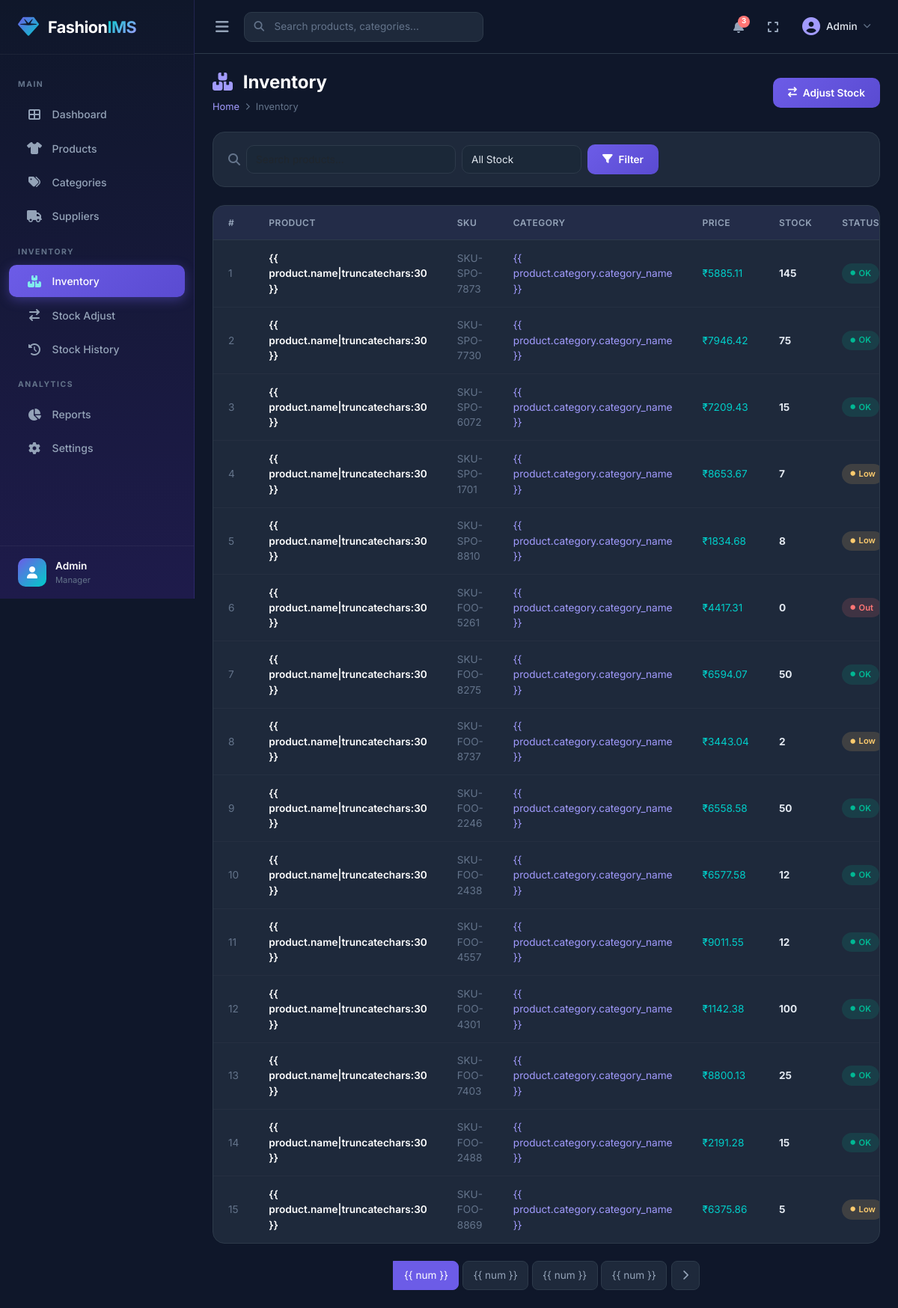
Screenshot of /inventory/ with the database file from the repository.
### apps/products/models.py (models this page shows, shortened)
class Product(models.Model):
    name = models.CharField(max_length=200)
    sku = models.CharField(max_length=50, unique=True)
    category = models.ForeignKey(
        'categories.Category', on_delete=models.SET_NULL,
        null=True, blank=True, related_name='products'
    )
    brand = models.CharField(max_length=100, blank=True)
    size = models.CharField(max_length=50, blank=True)
    color = models.CharField(max_length=50, blank=True)
    price = models.DecimalField(max_digits=10, decimal_places=2, default=0)
    stock_quantity = models.PositiveIntegerField(default=0)
    supplier = models.ForeignKey(
        'suppliers.Supplier', on_delete=models.SET_NULL,
        null=True, blank=True, related_name='products'
    )
    product_image = models.ImageField(upload_to='products/', blank=True, null=True)
    description = models.TextField(blank=True)
    created_at = models.DateTimeField(auto_now_add=True)
    updated_at = models.DateTimeField(auto_now=True)
    class Meta:
        ordering = ['-created_at']
    @property
    def is_low_stock(self):
        return 0 < self.stock_quantity < 10
    @property
    def is_out_of_stock(self):
        return self.stock_quantity == 0

### apps/inventory/views.py (the view)
# urls.py: path('', views.inventory_list, name='inventory_list'),
def inventory_list(request):
    products = Product.objects.select_related('category', 'supplier').all()
    query = request.GET.get('q', '')
    if query:
        products = products.filter(
            Q(name__icontains=query) | Q(sku__icontains=query)
        )
    stock_filter = request.GET.get('stock', '')
    if stock_filter == 'low':
        products = products.filter(stock_quantity__gt=0, stock_quantity__lt=10)
    elif stock_filter == 'out':
        products = products.filter(stock_quantity=0)
    paginator = Paginator(products, 15)
    page = request.GET.get('page')
    products = paginator.get_page(page)
    context = {
        'products': products,
        'query': query,
        'stock_filter': stock_filter,
    }
    return render(request, 'inventory/inventory_list.html', context)

### templates/inventory/inventory_list.html (shortened to what this page needs)
{% extends 'base.html' %}
{% block content %}
<div class="page-header">
    <div>
        <h1 class="page-title"><i class="fas fa-boxes-stacked"></i> Inventory</h1>
        <div class="breadcrumb-custom">
            <a href="{% url 'dashboard:index' %}">Home</a>
            <i class="fas fa-chevron-right" style="font-size: 0.6rem;"></i>
            <span>Inventory</span>
        </div>
    </div>
    <a href="{% url 'inventory:stock_adjust' %}" class="btn-primary-custom"><i
            class="fas fa-arrow-right-arrow-left"></i> Adjust Stock</a>
</div>
<div class="filter-bar">
    <form method="get" class="d-flex align-items-center gap-2 flex-grow-1 flex-wrap">
        <i class="fas fa-search" style="color: var(--text-muted);"></i>
        <input type="text" name="q" class="form-control" placeholder="Search products..." value="{{ query }}"
            style="max-width: 280px;">
        <select name="stock" class="form-select" style="max-width: 160px;">
            <option value="">All Stock</option>
        </select>
        <button type="submit" class="btn-primary-custom"><i class="fas fa-filter"></i> Filter</button>
    </form>
</div>
<div class="data-card animate-scale-in">
    <div class="table-responsive">
        <table class="table-custom">
            <thead>
                <tr>
                    <th>#</th>
                    <th>Product</th>
                    <th>SKU</th>
                    <th>Category</th>
                    <th>Price</th>
                    <th>Stock</th>
                    <th>Status</th>
                </tr>
            </thead>
            <tbody>
                {% for product in products %}
                <tr>
                    <td style="color: var(--text-muted);">{{ forloop.counter }}</td>
                    <td style="font-weight: 600; color: #fff;">
                        <a href="{% url 'products:product_detail' product.pk %}" style="color: #fff;">{{
                            product.name|truncatechars:30 }}</a>
                    </td>
                    <td style="color: var(--text-muted);">{{ product.sku }}</td>
                    <td style="color: var(--primary-light);">{% if product.category %}{{ product.category.category_name
                        }}{% else %}&mdash;{% endif %}</td>
                    <td style="color: var(--accent);">&#8377;{{ product.price }}</td>
                    <td style="font-weight: 700;">{{ product.stock_quantity }}</td>
                    <td>
                        {% if product.is_out_of_stock %}
                        <span class="badge-stock out-of-stock"><i class="fas fa-circle" style="font-size: 0.4rem;"></i>
                            Out</span>
                        {% elif product.is_low_stock %}
                        <span class="badge-stock low-stock"><i class="fas fa-circle" style="font-size: 0.4rem;"></i>
                            Low</span>
                        {% else %}
                        <span class="badge-stock in-stock"><i class="fas fa-circle" style="font-size: 0.4rem;"></i>
                            OK</span>
                        {% endif %}
                    </td>
                </tr>
                {% endfor %}
            </tbody>
        </table>
    </div>
</div>
{% if products.has_other_pages %}
<nav class="pagination-custom">
    {% for num in products.paginator.page_range %}
    <span class="page-item {% if products.number == num %}active{% endif %}">
        <a class="page-link"
            href="?page={{ num }}{% if query %}&q={{ query }}{% endif %}{% if stock_filter %}&stock={{ stock_filter }}{% endif %}">{{
            num }}</a>
    </span>
    {% endfor %}
    {% if products.has_next %}
    <a class="page-link"
        href="?page={{ products.next_page_number }}{% if query %}&q={{ query }}{% endif %}{% if stock_filter %}&stock={{ stock_filter }}{% endif %}"><i
            class="fas fa-chevron-right"></i></a>
    {% endif %}
</nav>
{% endif %}
{% endblock %}

### static/css/style.css (style rules this page uses)
:root { --primary: #6C5CE7; --primary-light: #A29BFE; --primary-dark: #5A4BD1; --accent: #00CEC9; --accent-light: #81ECEC; --success: #00B894; --warning: #FDCB6E; --danger: #FF7675; --info: #74B9FF; --dark: #0D1B2A; --dark-secondary: #1B2838; --dark-card: #1E293B; --dark-border: #2D3A4A; --text-primary: #E2E8F0; --text-secondary: #94A3B8; --text-muted: #64748B; --sidebar-width: 260px; --sidebar-bg: linear-gradient(180deg, #0F172A 0%, #1E1B4B 100%); --transition-fast: 0.15s ease; --transition-base: 0.3s ease; --transition-slow: 0.5s ease; --shadow-sm: 0 1px 3px rgba(0,0,0,0.3); --shadow-md: 0 4px 12px rgba(0,0,0,0.3); --shadow-lg: 0 10px 30px rgba(0,0,0,0.4); --shadow-glow: 0 0 20px rgba(108,92,231,0.3); }
* { margin: 0; padding: 0; box-sizing: border-box; }
body { font-family: 'Inter', -apple-system, BlinkMacSystemFont, sans-serif; background-color: #0F172A; color: var(--text-primary); overflow-x: hidden; min-height: 100vh; }
a { text-decoration: none; color: inherit; }
.page-header { display: flex; align-items: center; justify-content: space-between; margin-bottom: 1.5rem; flex-wrap: wrap; gap: 1rem; }
.page-title { font-size: 1.5rem; font-weight: 700; color: #fff; }
.page-title i { margin-right: 0.5rem; color: var(--primary-light); }
.breadcrumb-custom { display: flex; align-items: center; gap: 0.5rem; font-size: 0.8rem; color: var(--text-muted); }
.breadcrumb-custom a { color: var(--primary-light); }
.data-card { background: var(--dark-card); border: 1px solid var(--dark-border); border-radius: 16px; overflow: hidden; margin-bottom: 1.5rem; transition: all var(--transition-base); }
.table-custom { width: 100%; margin: 0; color: var(--text-primary); }
.table-custom thead th { background: rgba(108,92,231,0.08); padding: 0.85rem 1.25rem; font-size: 0.75rem; font-weight: 600; text-transform: uppercase; letter-spacing: 0.5px; color: var(--text-secondary); border-bottom: 1px solid var(--dark-border); white-space: nowrap; }
.table-custom tbody td { padding: 0.85rem 1.25rem; font-size: 0.85rem; border-bottom: 1px solid rgba(255,255,255,0.03); vertical-align: middle; }
.table-custom tbody tr { transition: background var(--transition-fast); }
.table-custom tbody tr:last-child td { border-bottom: none; }
.badge-stock { padding: 0.3rem 0.7rem; border-radius: 20px; font-size: 0.7rem; font-weight: 600; display: inline-flex; align-items: center; gap: 0.3rem; }
.badge-stock.in-stock { background: rgba(0,184,148,0.15); color: var(--success); }
.badge-stock.low-stock { background: rgba(253,203,110,0.15); color: var(--warning); }
.badge-stock.out-of-stock { background: rgba(255,118,117,0.15); color: var(--danger); }
.btn-primary-custom { background: linear-gradient(135deg, var(--primary), var(--primary-dark)); color: #fff; border: none; padding: 0.6rem 1.25rem; border-radius: 10px; font-size: 0.85rem; font-weight: 600; font-family: 'Inter', sans-serif; cursor: pointer; transition: all var(--transition-fast); display: inline-flex; align-items: center; gap: 0.5rem; }
.filter-bar { background: var(--dark-card); border: 1px solid var(--dark-border); border-radius: 16px; padding: 1rem 1.25rem; margin-bottom: 1.5rem; display: flex; align-items: center; flex-wrap: wrap; gap: 0.75rem; }
.filter-bar .form-control, .filter-bar .form-select { background: var(--dark-secondary); border: 1px solid var(--dark-border); color: var(--text-primary); border-radius: 10px; font-size: 0.85rem; padding: 0.5rem 0.75rem; font-family: 'Inter', sans-serif; }
.pagination-custom { display: flex; justify-content: center; gap: 0.35rem; margin-top: 1.5rem; }
.pagination-custom .page-link { background: var(--dark-card); border: 1px solid var(--dark-border); color: var(--text-secondary); border-radius: 8px; padding: 0.5rem 0.85rem; font-size: 0.85rem; transition: all var(--transition-fast); }
.pagination-custom .page-item.active .page-link { background: var(--primary); border-color: var(--primary); color: #fff; }
.animate-scale-in { animation: scaleIn 0.35s ease forwards; }

### rows the page displays
Product: sku "SKU-SPO-7873", shows "{{ product.category.category_name }}", price "5885.11", stock_quantity "145", shows "OK"
Product: sku "SKU-SPO-7730", shows "{{ product.category.category_name }}", price "7946.42", stock_quantity "75", shows "OK"
Product: sku "SKU-SPO-6072", shows "{{ product.category.category_name }}", price "7209.43", stock_quantity "15", shows "OK"
Product: sku "SKU-SPO-1701", shows "{{ product.category.category_name }}", price "8653.67", stock_quantity "7", shows "Low"
Product: sku "SKU-SPO-8810", shows "{{ product.category.category_name }}", price "1834.68", stock_quantity "8", shows "Low"
Product: sku "SKU-FOO-5261", shows "{{ product.category.category_name }}", price "4417.31", stock_quantity "0", shows "Out"
Product: sku "SKU-FOO-8275", shows "{{ product.category.category_name }}", price "6594.07", stock_quantity "50", shows "OK"
Product: sku "SKU-FOO-8737", shows "{{ product.category.category_name }}", price "3443.04", stock_quantity "2", shows "Low"
Product: sku "SKU-FOO-2246", shows "{{ product.category.category_name }}", price "6558.58", stock_quantity "50", shows "OK"
Product: sku "SKU-FOO-2438", shows "{{ product.category.category_name }}", price "6577.58", stock_quantity "12", shows "OK"
Product: sku "SKU-FOO-4557", shows "{{ product.category.category_name }}", price "9011.55", stock_quantity "12", shows "OK"
Product: sku "SKU-FOO-4301", shows "{{ product.category.category_name }}", price "1142.38", stock_quantity "100", shows "OK"
Product: sku "SKU-FOO-7403", shows "{{ product.category.category_name }}", price "8800.13", stock_quantity "25", shows "OK"
Product: sku "SKU-FOO-2488", shows "{{ product.category.category_name }}", price "2191.28", stock_quantity "15", shows "OK"
Product: sku "SKU-FOO-8869", shows "{{ product.category.category_name }}", price "6375.86", stock_quantity "5", shows "Low"
